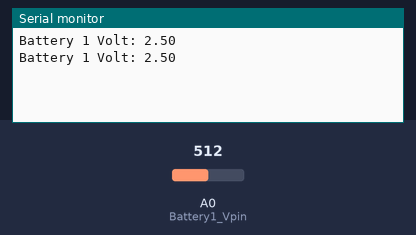
A sketch run on a simulated Arduino Uno, built with avr-gcc and run on an emulated ATmega328P. On the bench: the last lines printed to the serial monitor. The test bench sets the inputs (shaded band); at power-on: A0 (Battery1_Vpin) = 512.

Above: at 1.8 s.
1.9 s: A0 (Battery1_Vpin) set to 716
At 2.5 s:
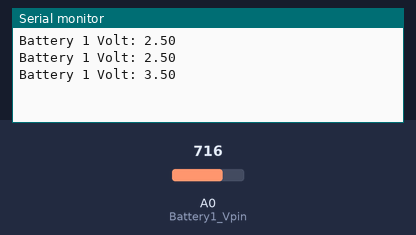
3.4 s: A0 (Battery1_Vpin) set to 900
At 4.8 s:
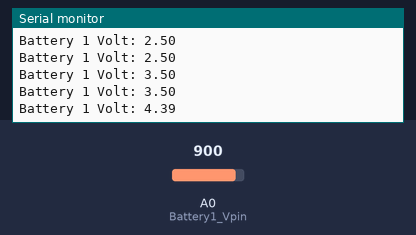
Timing chart, 0 to 6.4 s (numbered marks = the images above; inputs shaded):
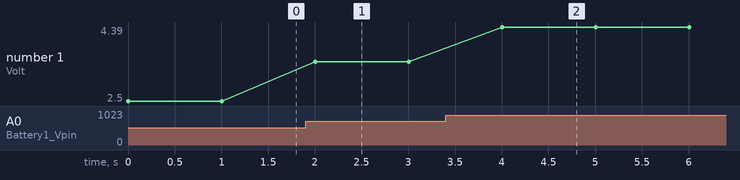

The sketch:

ChargerController.ino
```cpp
int Battery1_Vpin = A0;
int Battery2_Vpin = A1;
int Battery3_Vpin = A2;
int Battery4_Vpin = A3;

float Voltage_Bat1;

void setup() {
  // put your setup code here, to run once:

  Serial.begin(9600);

}

void loop() {
  // put your main code here, to run repeatedly:

  Voltage_Bat1 = analogRead(Battery1_Vpin) * 5.0 / 1024.0;

  Serial.print("Battery 1 Volt: ");
  Serial.println(Voltage_Bat1);

  delay(1000);


}
```

Measured:
- after the input at 1.9 s, the serial monitor: prints a new line after 0.10 s (image 1)
- after the input at 3.4 s, the serial monitor: prints a new line after 0.60 s (image 2)
- plotted number 1: 2.5 → 3.5 after the input at 1.9 s, 3.5 → 4.39 after the input at 3.4 s
